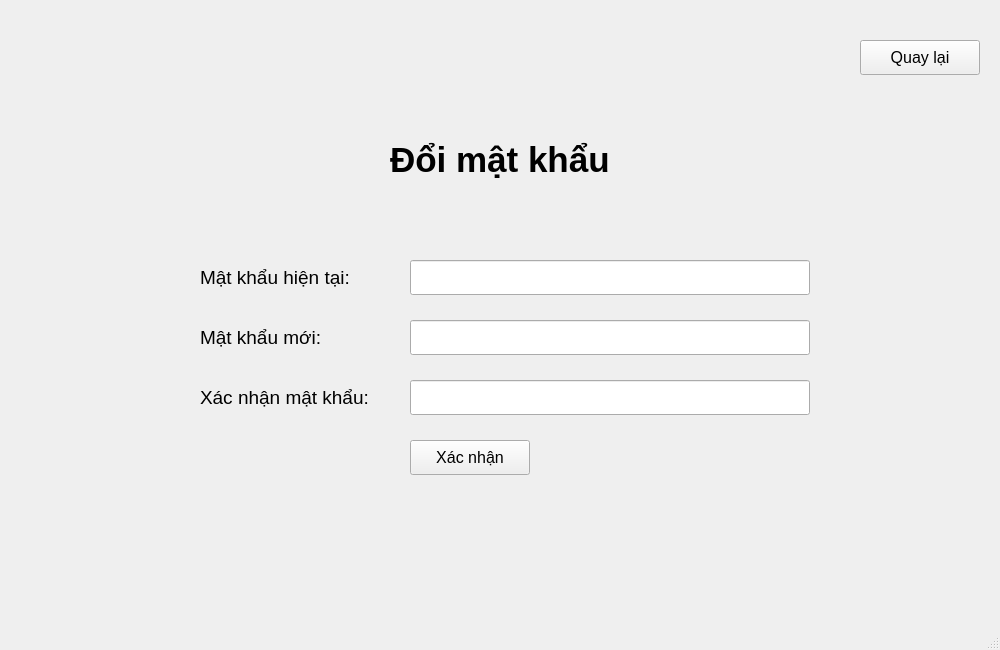
<?xml version="1.0" encoding="UTF-8"?>
<ui version="4.0">
 <class>MainWindow</class>
 <widget class="QMainWindow" name="MainWindow">
  <property name="geometry">
   <rect>
    <x>0</x>
    <y>0</y>
    <width>1000</width>
    <height>650</height>
   </rect>
  </property>
  <property name="windowTitle">
   <string>MainWindow</string>
  </property>
  <property name="toolTip">
   <string/>
  </property>
  <widget class="QWidget" name="centralwidget">
   <widget class="QLabel" name="label_2">
    <property name="geometry">
     <rect>
      <x>200</x>
      <y>260</y>
      <width>201</width>
      <height>35</height>
     </rect>
    </property>
    <property name="font">
     <font>
      <pointsize>14</pointsize>
     </font>
    </property>
    <property name="text">
     <string>Mật khẩu hiện tại:</string>
    </property>
   </widget>
   <widget class="QLabel" name="label_3">
    <property name="geometry">
     <rect>
      <x>200</x>
      <y>320</y>
      <width>211</width>
      <height>35</height>
     </rect>
    </property>
    <property name="font">
     <font>
      <pointsize>14</pointsize>
     </font>
    </property>
    <property name="text">
     <string>Mật khẩu mới:</string>
    </property>
   </widget>
   <widget class="QLabel" name="label_4">
    <property name="geometry">
     <rect>
      <x>200</x>
      <y>380</y>
      <width>211</width>
      <height>35</height>
     </rect>
    </property>
    <property name="font">
     <font>
      <pointsize>14</pointsize>
     </font>
    </property>
    <property name="text">
     <string>Xác nhận mật khẩu:</string>
    </property>
   </widget>
   <widget class="QLineEdit" name="old">
    <property name="geometry">
     <rect>
      <x>410</x>
      <y>260</y>
      <width>400</width>
      <height>35</height>
     </rect>
    </property>
    <property name="font">
     <font>
      <pointsize>12</pointsize>
     </font>
    </property>
    <property name="text">
     <string notr="true"/>
    </property>
    <property name="echoMode">
     <enum>QLineEdit::Password</enum>
    </property>
   </widget>
   <widget class="QLineEdit" name="new_2">
    <property name="geometry">
     <rect>
      <x>410</x>
      <y>320</y>
      <width>400</width>
      <height>35</height>
     </rect>
    </property>
    <property name="font">
     <font>
      <pointsize>12</pointsize>
     </font>
    </property>
    <property name="text">
     <string notr="true"/>
    </property>
    <property name="echoMode">
     <enum>QLineEdit::Password</enum>
    </property>
   </widget>
   <widget class="QLineEdit" name="renew">
    <property name="geometry">
     <rect>
      <x>410</x>
      <y>380</y>
      <width>400</width>
      <height>35</height>
     </rect>
    </property>
    <property name="font">
     <font>
      <pointsize>12</pointsize>
     </font>
    </property>
    <property name="text">
     <string notr="true"/>
    </property>
    <property name="echoMode">
     <enum>QLineEdit::Password</enum>
    </property>
   </widget>
   <widget class="QPushButton" name="confirm">
    <property name="geometry">
     <rect>
      <x>410</x>
      <y>440</y>
      <width>120</width>
      <height>35</height>
     </rect>
    </property>
    <property name="font">
     <font>
      <pointsize>12</pointsize>
     </font>
    </property>
    <property name="text">
     <string>Xác nhận</string>
    </property>
   </widget>
   <widget class="QPushButton" name="back">
    <property name="geometry">
     <rect>
      <x>860</x>
      <y>40</y>
      <width>120</width>
      <height>35</height>
     </rect>
    </property>
    <property name="font">
     <font>
      <pointsize>12</pointsize>
     </font>
    </property>
    <property name="text">
     <string>Quay lại</string>
    </property>
   </widget>
   <widget class="QLabel" name="label_8">
    <property name="geometry">
     <rect>
      <x>390</x>
      <y>130</y>
      <width>301</width>
      <height>60</height>
     </rect>
    </property>
    <property name="font">
     <font>
      <pointsize>26</pointsize>
      <weight>75</weight>
      <bold>true</bold>
     </font>
    </property>
    <property name="text">
     <string>Đổi mật khẩu</string>
    </property>
   </widget>
  </widget>
  <widget class="QMenuBar" name="menubar">
   <property name="geometry">
    <rect>
     <x>0</x>
     <y>0</y>
     <width>1000</width>
     <height>26</height>
    </rect>
   </property>
  </widget>
  <widget class="QStatusBar" name="statusbar"/>
 </widget>
 <resources/>
 <connections/>
</ui>
